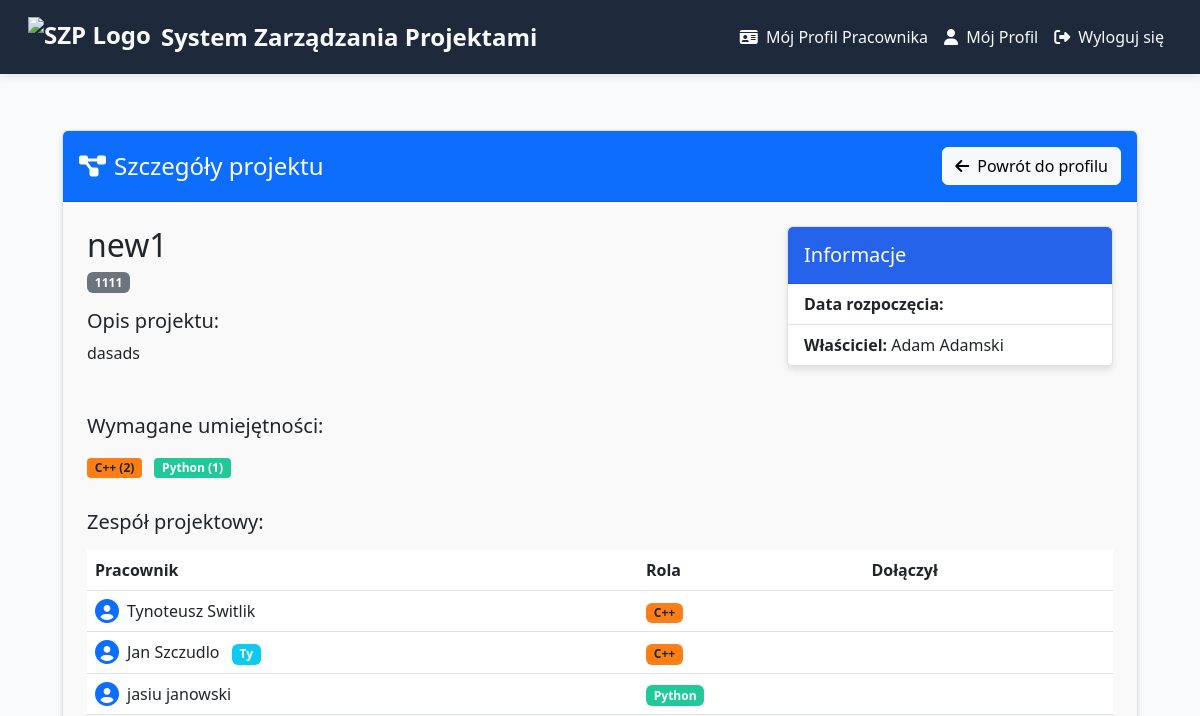
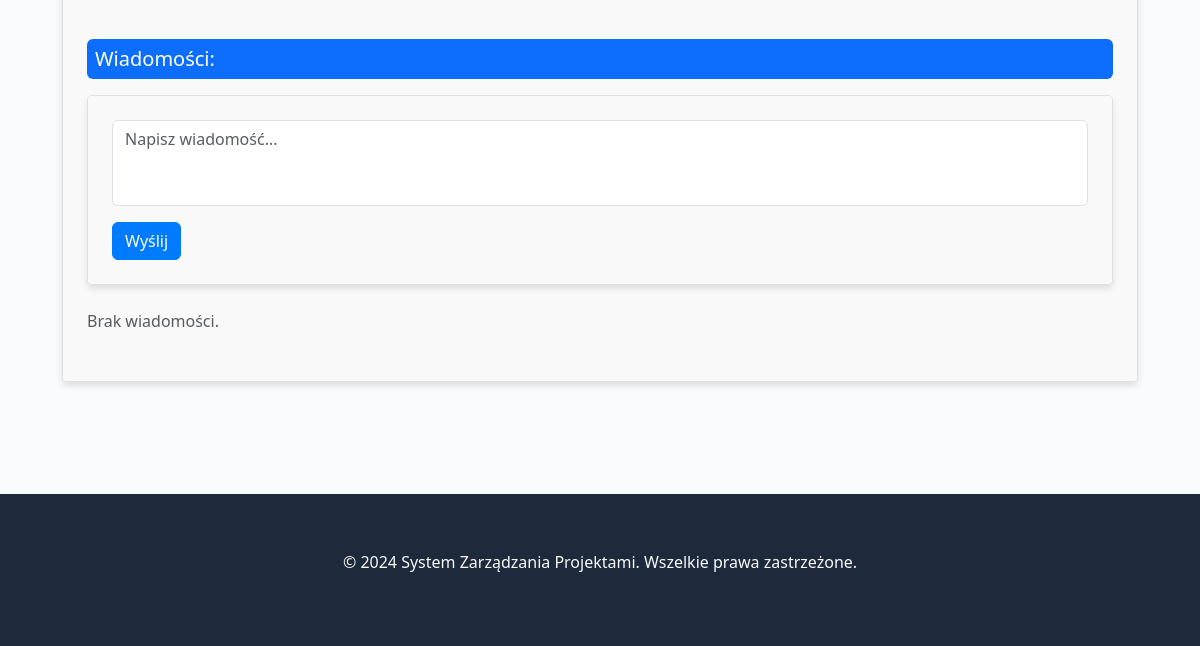
/projects/details/77/ (signed in), run on an earlier commit of the app's database (2 pictures, top to bottom).
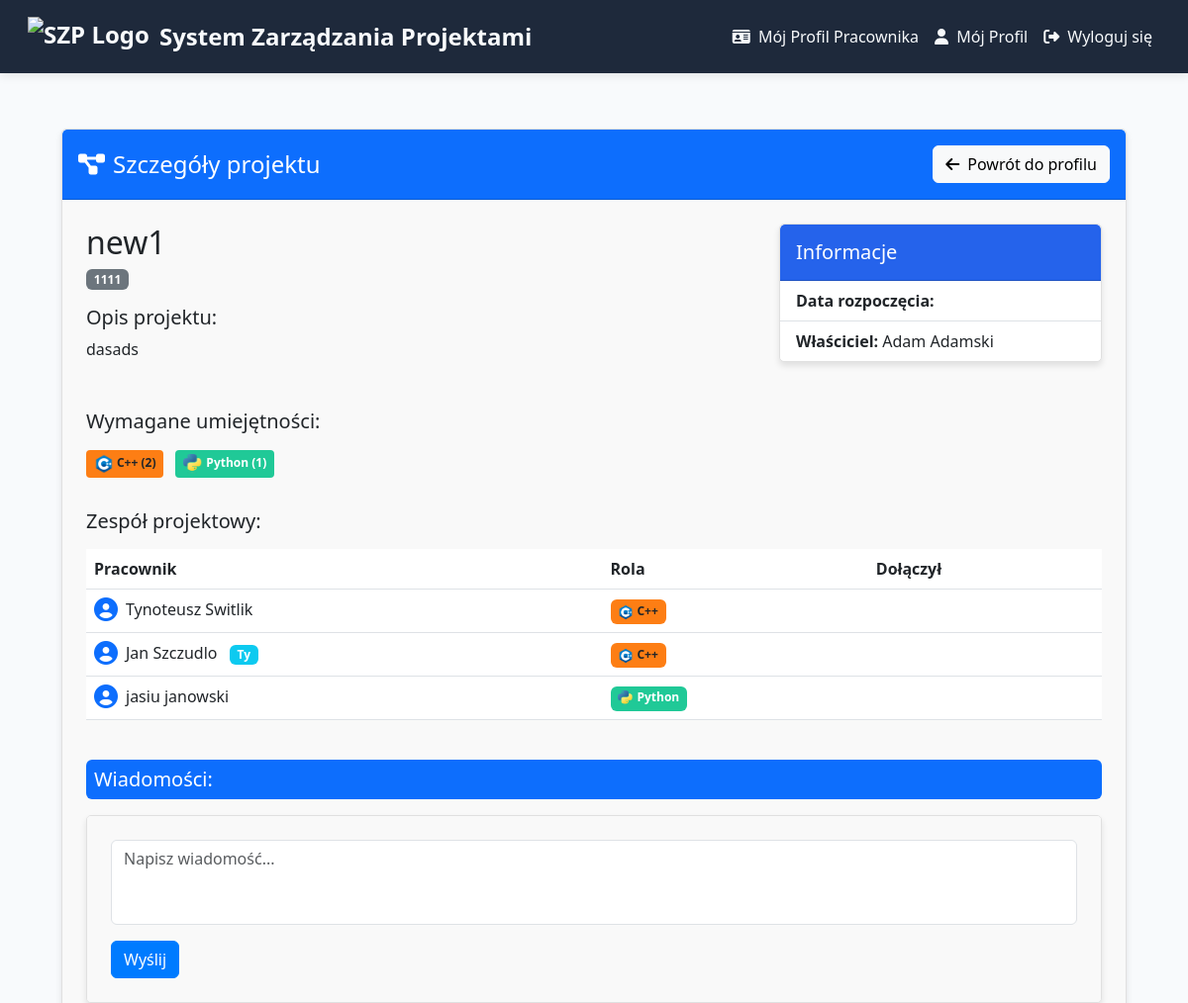
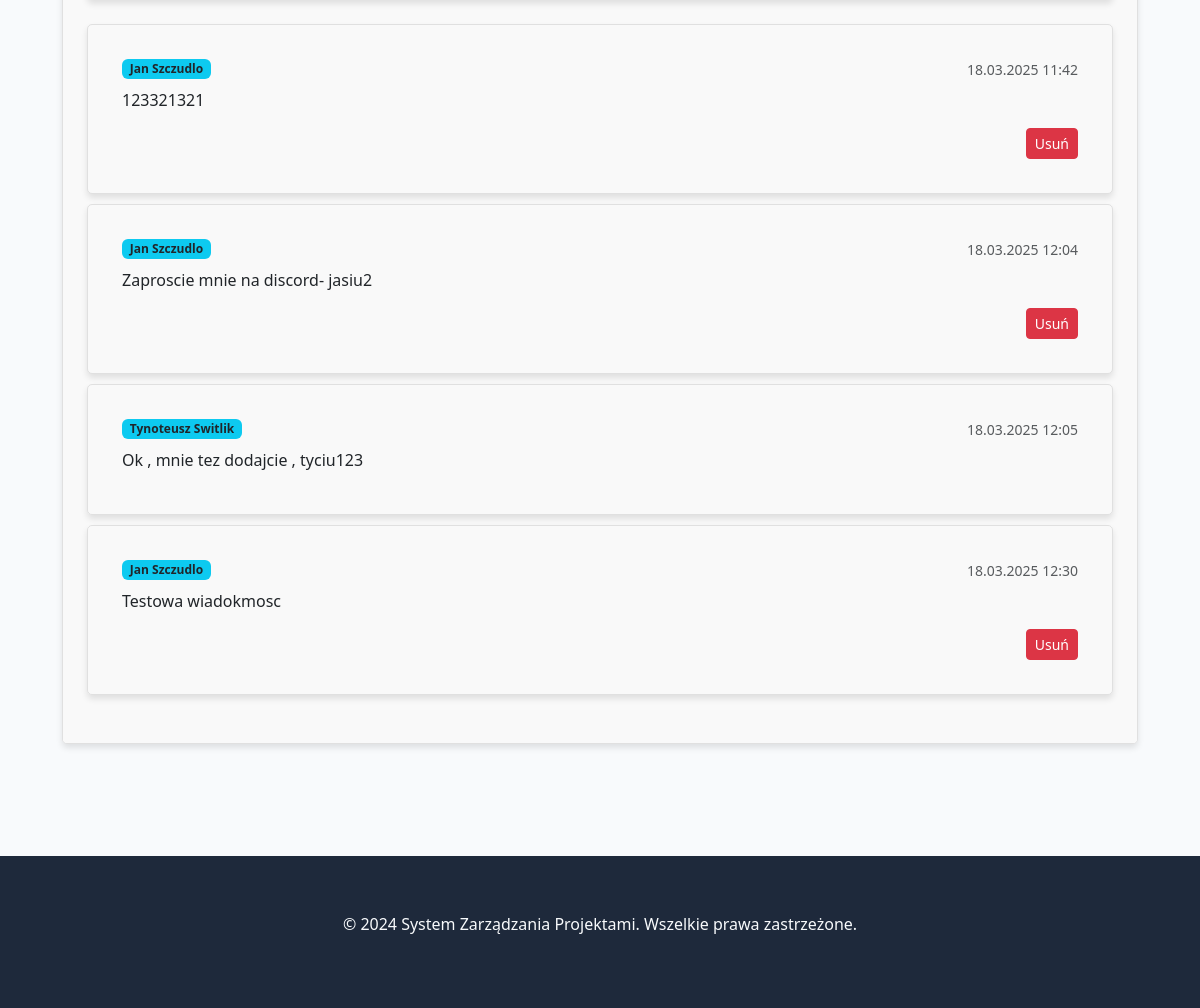
And on a later commit of the database (2 pictures, top to bottom).
### projects/models.py (models this page shows, shortened)
class ProjectSkillRequirement(models.Model):
    project = models.ForeignKey(Project, on_delete=models.CASCADE, related_name='skill_requirements')
    skill = models.ForeignKey(Skill, on_delete=models.CASCADE)
    required_count = models.PositiveIntegerField(default=0)  # Liczba wymaganych specjalistów
    class Meta:
        unique_together = ('project', 'skill')  # Każda kombinacja projektu i umiejętności musi być unikalna

class EmployeeProjectAssignment(models.Model):
    project = models.ForeignKey(Project, on_delete=models.CASCADE)
    employee = models.ForeignKey(Employee, on_delete=models.CASCADE)
    skill = models.ForeignKey(Skill, on_delete=models.CASCADE)

class ProjectMessage(models.Model):
    project = models.ForeignKey('Project', on_delete=models.CASCADE, related_name='messages')
    user = models.ForeignKey(Employee, on_delete=models.CASCADE)
    content = models.TextField()
    created_at = models.DateTimeField(auto_now_add=True)

### employees/models.py (models this page shows, shortened)
class Skill(models.Model):
    name = models.CharField(max_length=100)
    logo = models.ImageField(upload_to='skills/logos/', blank=True, null=True)

class Employee(models.Model):
    user = models.OneToOneField(CustomUser, on_delete=models.CASCADE, related_name='profile')
    skills = models.ManyToManyField('Skill', related_name="employees", blank=True)
    personality_traits = models.ManyToManyField(Personality_trait, related_name="employees", blank=True)
    belbin_test_result = models.JSONField(blank=True, null=True)
    def __str__(self):
        return f"{self.user.first_name} {self.user.last_name}" if self.user.first_name and self.user.last_name else self.user.username

### account/models.py (models this page shows, shortened)
class CustomUser(AbstractUser):
    is_employee = models.BooleanField(default=True)
    is_employer = models.BooleanField(default=False)

### projects/views.py (the view, shortened to what this page needs)
# urls.py: path('details/<int:project_id>/', views.view_project_details, name='view_project_details'),
@login_required
def view_project_details(request, project_id):
    try:
        employee = request.user.employee  # Użyj instancji Employee
    except AttributeError:
        try:
            employee = Employee.objects.get(user=request.user)
            request.user.employee = employee
        except Employee.DoesNotExist:
            messages.error(request, 'Nie znaleziono profilu pracownika.')
            return redirect('profile')
    project = get_object_or_404(Project, id=project_id)
    is_assigned = project.employeeprojectassignment_set.filter(employee=employee).exists()
    if not is_assigned and not request.user.is_staff:
        messages.error(request, 'Nie masz dostępu do tego projektu.')
        return redirect('my_profile')
    message_form = ProjectMessageForm()  # Inicjalizuj formularz na początku
    messages_list = project.messages.all()
    return render(request, 'projects/project_details.html', {
        'project': project,
        'message_form': message_form,
        'messages': messages_list,  # Użyj zmiennej messages_list
    })

### projects/forms.py
class ProjectMessageForm(forms.ModelForm):
    class Meta:
        model = ProjectMessage
        fields = ['content']
        widgets = {
            'content': forms.Textarea(attrs={'rows': 3, 'placeholder': 'Napisz wiadomość...'}),
        }

### employees/context_processors.py (called while the page is built)
def global_context_processor(request):
    role_names = {
        'PO': 'Praktyczny Organizator',
        'NL': 'Naturalny Lider',
        'CZA': 'Człowiek Akcji',
        'SIE': 'Siewca (Człowiek Idei)',
        'CZK': 'Człowiek Kontaktów',
        'SE': 'Sędzia',
        'CZG': 'Człowiek Grupy',
        'PER': 'Perfekcjonista'
    }
    return {'role_names': role_names}

### employees/templatetags/employee_tags.py (called while the page is built, shortened)
@register.filter
def get_employee_id(user):
    if hasattr(user, 'employee') and user.employee:
        return user.employee.id

### projects/templates/projects/project_details.html (shortened to what the changed rows need)
{% extends "base.html" %}
{% load static %}
{% load custom_filters %}
{% block content %}
<link rel="stylesheet" href="{% static 'projects/css/styles.css' %}">
<div class="container py-4">
    <div class="card">
        <div class="card-body">
            <div class="row mb-4">
                <div class="col-md-8">
                    <h2>{{ project.title }}</h2>
                </div>
            </div>
            <div class="mb-4">
                {% for req in project.skill_requirements.all %}
                    <span class="skill-badge me-2 mb-2 {{ req.skill.name|skill_color }}">
                        {% if req.skill.logo %}
                            <img src="{{ req.skill.logo.url }}" width="20" height="20" alt="{{ req.skill.name }}" />
                        {% endif %}
                        {{ req.skill.name }} ({{ req.required_count }})
                    </span>
                {% empty %}
                    <p class="text-muted">Brak zdefiniowanych wymagań</p>
                {% endfor %}
            </div>
            <div class="table-responsive">
                <table class="table table-hover">
                    <thead>
                        <tr>
                            <th>Pracownik</th>
                            <th>Rola</th>
                            <th>Dołączył</th>
                        </tr>
                    </thead>
                    <tbody>
                        {% for assignment in project.employeeprojectassignment_set.all %}
                            <tr>
                                <td>
                                    <div class="d-flex align-items-center">
                                        <i class="fas fa-user-circle text-primary me-2" style="font-size: 1.5rem;"></i>
                                        <div>
                                            <span>{{ assignment.employee.user.first_name }} {{ assignment.employee.user.last_name }}</span>
                                            {% if assignment.employee.id == user.employee.id %}
                                                <span class="badge bg-info ms-2">Ty</span>
                                            {% endif %}
                                        </div>
                                    </div>
                                </td>
                                <td>
                                    <span class="badge {{ assignment.skill.name|skill_color }}">
                                        {% if assignment.skill.logo %}
                                            <img src="{{ assignment.skill.logo.url }}" width="16" height="16" alt="{{ assignment.skill.name }}" />
                                        {% endif %}
                                        {{ assignment.skill.name }}
                                    </span>
                                </td>
                                <td>{{ assignment.date_joined|date:"d.m.Y" }}</td>
                            </tr>
                        {% empty %}
                            <tr>
                                <td colspan="3" class="text-center">Brak przypisanych pracowników</td>
                            </tr>
                        {% endfor %}
                    </tbody>
                </table>
            </div>
            <div class="mb-4">
                <div class="card mb-4">
                    <div class="card-body">
                    </div>
                </div>
                {% for message in messages %}
                    <div class="message card mb-2">
                        <div class="card-body">
                            <div class="d-flex justify-content-between align-items-center">
                                <div class="badge bg-info text-dark">{{ message.user }}</div>
                                <small class="text-muted">{{ message.created_at|date:"d.m.Y H:i" }}</small>
                            </div>
                            <p class="card-text mt-2">{{ message.content }}</p>
                            {% if message.user == request.user.employee %}
                                <form method="post" action="{% url 'delete_message' message.id %}" style="display:inline;">
                                    <button type="submit" class="btn btn-danger btn-sm float-end">Usuń</button>
                                </form>
                            {% endif %}
                        </div>
                    </div>
                {% empty %}
                    <p class="text-muted">Brak wiadomości.</p>
                {% endfor %}
            </div>
        </div>
    </div>
</div>
{% endblock %}

What changed in the data, as far as the page shows it:
changed through a linked row, ProjectSkillRequirement (number 1 of 2 on the later page): skill.logo: picture added
changed through a linked row, ProjectSkillRequirement "Python": skill.logo: picture added
changed through a linked row, EmployeeProjectAssignment "Tynoteusz": skill.logo: picture added
changed through a linked row, EmployeeProjectAssignment "Jan": skill.logo: picture added
changed through a linked row, EmployeeProjectAssignment "jasiu": skill.logo: picture added
added ProjectMessage: user "Jan Szczudlo", created_at "18.03.2025 11:42", content "123321321", shows "Usuń"
added ProjectMessage: user "Jan Szczudlo", created_at "18.03.2025 12:04", content "Zaproscie mnie na discord- jasiu2", shows "Usuń"
added ProjectMessage: user "Tynoteusz Switlik", created_at "18.03.2025 12:05", content "Ok , mnie tez dodajcie , tyciu123"
added ProjectMessage: user "Jan Szczudlo", created_at "18.03.2025 12:30", content "Testowa wiadokmosc", shows "Usuń"
Also different on the page:
text no longer shown: "Brak wiadomości."
